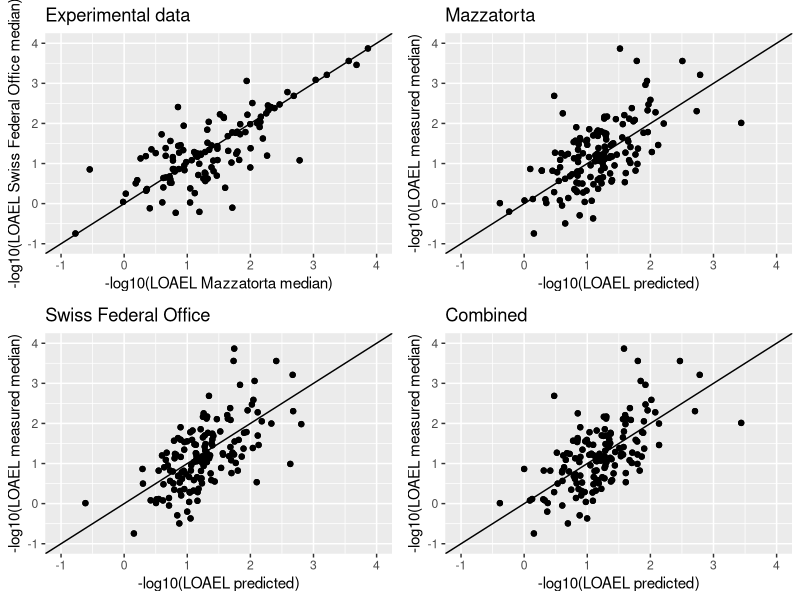

Write the R code that produced this figure.
library(ggplot2)
library(grid)
library(gridExtra)

experimental <- read.csv("data/median-correlation.csv",header=T)
p1 = qplot(-log10(mazzatorta),-log10(swiss),data=experimental,xlab="-log10(LOAEL Mazzatorta median)",ylab="-log10(LOAEL Swiss Federal Office median)",main="Experimental data") + geom_point() + geom_abline(intercept=0.0) + xlim(-1,4) + ylim(-1,4)

mazzatorta = read.csv("data/mazzatorta-test-predictions.csv",header=T)
swiss = read.csv("data/swiss-test-predictions.csv",header=T)
combined = read.csv("data/combined-test-predictions.csv",header=T)

p2 = qplot(-log10(LOAEL_predicted),-log10(LOAEL_measured_median),data=mazzatorta,xlab="-log10(LOAEL predicted)",ylab="-log10(LOAEL measured median)",main="Mazzatorta") + geom_point() + geom_abline(intercept=0.0) + xlim(-1,4) + ylim(-1,4)

p3 = qplot(-log10(LOAEL_predicted),-log10(LOAEL_measured_median),data=swiss,xlab="-log10(LOAEL predicted)",ylab="-log10(LOAEL measured median)",main="Swiss Federal Office") + geom_point() + geom_abline(intercept=0.0)  + xlim(-1,4) + ylim(-1,4)

p4 = qplot(-log10(LOAEL_predicted),-log10(LOAEL_measured_median),data=combined,xlab="-log10(LOAEL predicted)",ylab="-log10(LOAEL measured median)",main="Combined") + geom_point() + geom_abline(intercept=0.0)  + xlim(-1,4) + ylim(-1,4)

pdf('figure/test-correlation.pdf')
grid.arrange(p1,p2,p3,p4,ncol=2)
dev.off()

